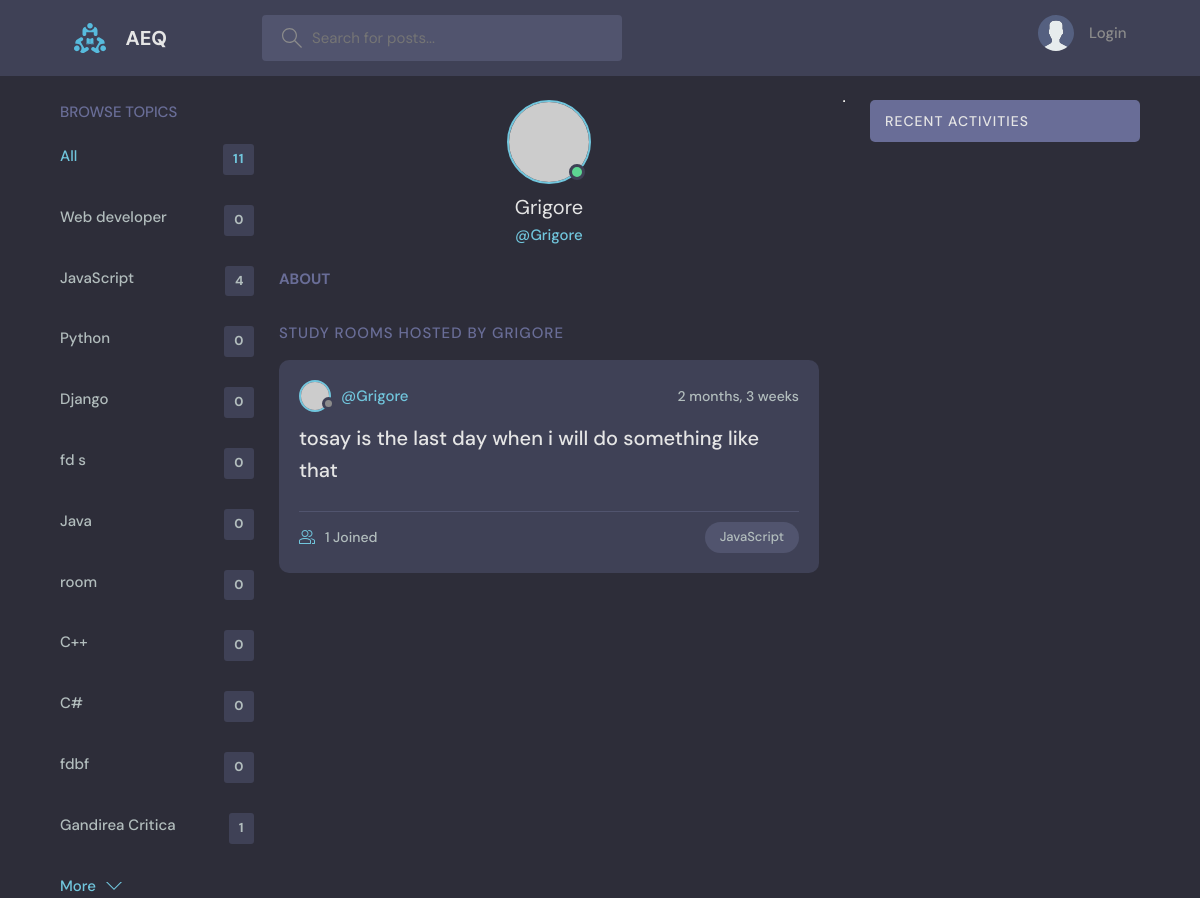
Screenshot of /profile/3/ with the database file from the repository.
### base/models.py (models this page shows, shortened)
class Topic(models.Model):
    name = models.CharField(max_length=200)

class Room(models.Model):
    topic = models.ForeignKey(Topic, on_delete=models.SET_NULL, null=True)
    host = models.ForeignKey(User,on_delete=models.SET_NULL, null=True )
    name = models.CharField(max_length=200)
    description = models.CharField(null=True, blank=True , max_length=400)
    participants = models.ManyToManyField(User, related_name='participants', blank=True) #creation many to many fields
    updated = models.DateTimeField(auto_now=True)
    created = models.DateTimeField( auto_now_add=True , null=True)
    class Meta:
        ordering = ['-updated' , '-created']

### base/views.py (the view)
# urls.py: path('profile/<str:pk>/', views.userProfile, name='user-profile'),
def userProfile(request,pk):
    user = User.objects.get(id=pk)
    rooms = user.room_set.all()
    rooom_messages = user.message_set.all()
    topics = Topic.objects.all()
    context={'user': user, 'rooms':rooms ,'topics':topics, 'rooom_messages':rooom_messages}
    return render(request, 'base/profile.html', context)

### base/templates/base/profile.html (shortened to what this page needs)
{% extends 'main.html' %}
{% block content %}
  <main class="profile-page layout layout--3">
    <div class="container">
      {% include 'base/topics_component.html' %}
      <div class="roomList">
        <div class="profile">
          <div class="profile__avatar">
            <div class="avatar avatar--large active">
              <img src="https://randomuser.me/api/portraits/men/11.jpg" />
            </div>
          </div>
          <div class="profile__info">
            <h3>{{user.username}}</h3>
            <p>@{{user.username}}</p>
          </div>
          <div class="profile__about">
            <h3>About</h3>
          </div>
        </div>
        <div class="roomList__header">
          <div>
            <h2>Study Rooms Hosted by {{user.username}} </a>
            </h2>
          </div>
        </div>
        {%  include 'base/feed_component.html' %}
      </div>
      {%  include 'base/activity_component.html' %}
  </main>
{% endblock content %}

### templates/main.html (shortened to what this page needs)
<!DOCTYPE html>
{% load static %}
<html lang="en">
  <head>
    <link rel="stylesheet" href="{% static 'styles/style.css' %}" />
  </head>
  <body>
    {% include 'navbar.html' %}
    {% block content%}{% endblock %}
  </body>
</html>

### templates/navbar.html (shortened to what this page needs)
{% load static %}
<header class="header header--loggedIn">
    <div class="container">
      <a href="{% url 'home' %}" class="header__logo">
        <img src="{%  static 'image/assets/logo.svg' %}" />
        <h1>AEQ</h1>
      </a>
      <form class="header__search" method ="GET" action="{% url 'home' %}">
        <label>
          <input name="q" placeholder="Search for posts..." />
        </label>
      </form>
      <nav class="header__menu">
      {% if request.user.is_authenticated %}
        <div class="header__user">
          <a href="{% url 'update-user' %}">
            <div class="avatar avatar--medium active">
              <img src="https://randomuser.me/api/portraits/men/37.jpg" />
            </div>
            <p>{{request.user.username}}<span>@{{request.user.username}}</span></p>
          </a>
          <button class="dropdown-button">
            <svg version="1.1" xmlns="http://www.w3.org/2000/svg" width="32" height="32" viewBox="0 0 32 32">
              <title>chevron-down</title>
              <path d="M16 21l-13-13h-3l16 16 16-16h-3l-13 13z"></path>
            </svg>
          </button>
        </div>
        {% else %}
        <a href="{% url 'login' %}">
          <img src="{%  static 'image/assets/icons/avatar.svg' %}" />
          <p>Login</p>
        </a>
        {% endif %}
      </nav>
    </div>
  </header>

### base/templates/base/topics_component.html
<div class="topics">
    <div class="topics__header">
      <h2>Browse Topics</h2>
    </div>
    <ul class="topics__list">
      <li>
        <a href="{% url 'home' %}" class="active">All <span>{{topics.count}}</span></a>
      </li>
        {% for topic in topics %}
     <li>
        <a href="{% url 'home' %}?q={{topic.name}}">{{topic.name}}<span>{{topic.room_set.all.count}}</span></a>
     </li>
      {% endfor %}
    </ul>
    <a class="btn btn--link" href="{% url 'topics' %}">
      More
      <svg version="1.1" xmlns="http://www.w3.org/2000/svg" width="32" height="32" viewBox="0 0 32 32">
        <title>chevron-down</title>
        <path d="M16 21l-13-13h-3l16 16 16-16h-3l-13 13z"></path>
      </svg>
    </a>
  </div>

### base/templates/base/feed_component.html (shortened to what this page needs)
{% for room in rooms %}
<div class="roomListRoom">
    <div class="roomListRoom__header">
      <a href="{% url 'user-profile' room.host.id %}" class="roomListRoom__author">
        <div class="avatar avatar--small">
          <img src="https://randomuser.me/api/portraits/women/11.jpg" />
        </div>
        <span>@{{room.host.username}}</span>
      </a>
      <div class="roomListRoom__actions">
        <span>{{room.created| timesince}}</span>
      </div>
    </div>
    <div class="roomListRoom__content">
      <a href="{% url 'room' room.id %}">{{room.name}}</a>
    </div>
    <div class="roomListRoom__meta">
      <a href="{% url 'room' room.id %}" class="roomListRoom__joined">
        {{room.participants.all.count}} Joined
      </a>
      <p class="roomListRoom__topic">{{room.topic.name}}</p>
    </div>
  </div>
  {%  endfor %}

### base/templates/base/activity_component.html (shortened to what this page needs)
<hr>
        <div class="activities">
            <div class="activities__header">
              <h2>Recent Activities</h2>
            </div>
          </div>
</div>

### rows the page displays
Topic: name "Web developer", room_set.all.count "0"
Topic: name "JavaScript", room_set.all.count "4"
Topic: name "Python", room_set.all.count "0"
Topic: name "Django", room_set.all.count "0"
Topic: name "fd s", room_set.all.count "0"
Topic: name "Java", room_set.all.count "0"
Topic: name "room", room_set.all.count "0"
Topic: name "C++", room_set.all.count "0"
Topic: name "C#", room_set.all.count "0"
Topic: name "fdbf", room_set.all.count "0"
Topic: name "Gandirea Critica", room_set.all.count "1"
Room: host.username "Grigore", created "2 months, 3 weeks", name "tosay is the last day when i will do something like that", participants.all.count "1", topic.name "JavaScript"

### other values shown
{{ topics.count }} "11"
{{ user.username }} "Grigore"
{{ user.username }} "GRIGORE"
